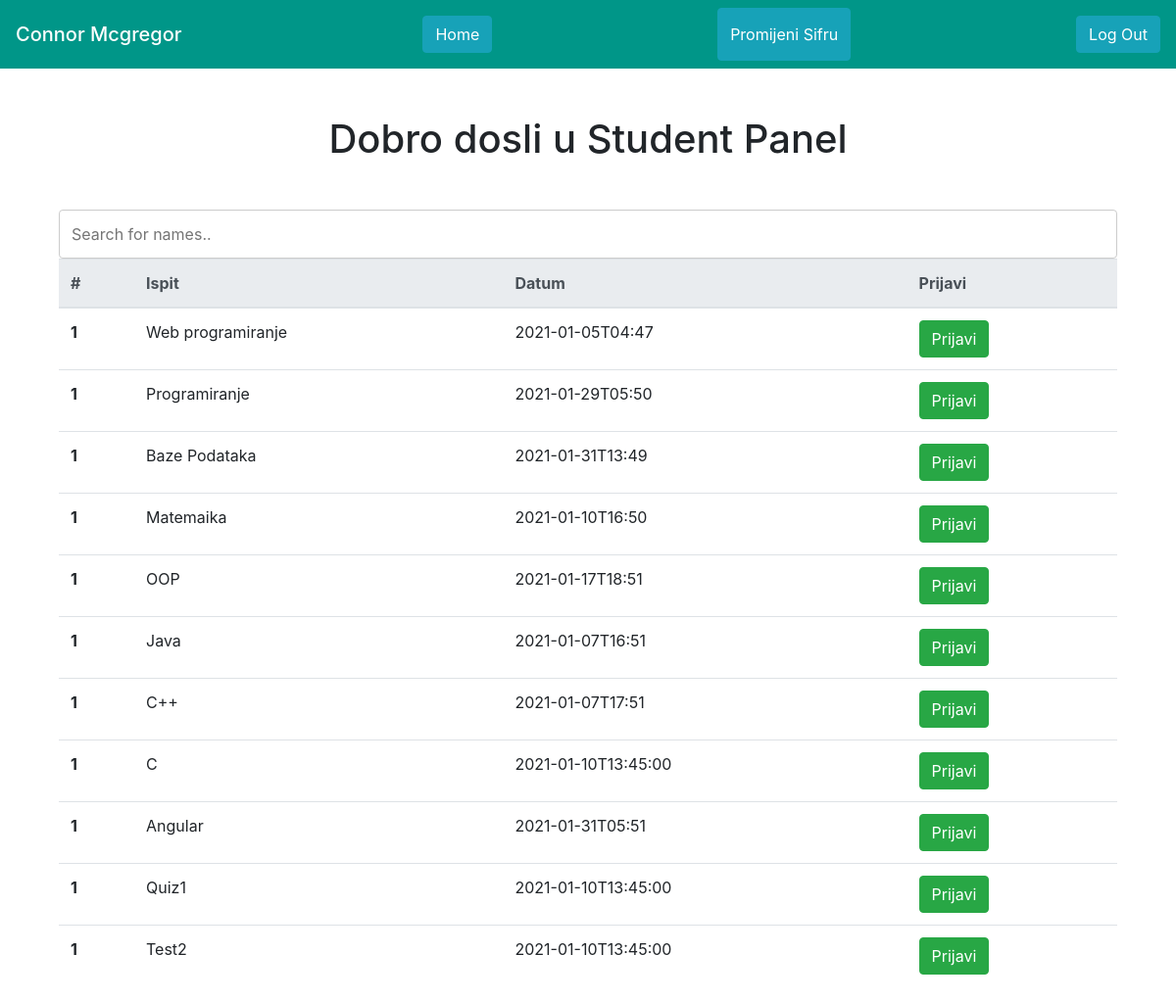
The page /PHPproject/student.php?id=9 on the database its author committed.
### tables this page shows
CREATE TABLE `users` (
  `user_id` int(255) NOT NULL,
  `Ime` varchar(255) NOT NULL,
  `Prezime` varchar(255) NOT NULL,
  `Password` varchar(255) NOT NULL,
  `Username` varchar(255) NOT NULL,
  `Email` varchar(255) NOT NULL,
  `Administrator` int(1) NOT NULL
);

CREATE TABLE `predmet` (
  `predmet_id` int(255) NOT NULL,
  `Naziv` varchar(255) NOT NULL,
  `Datum` varchar(255) NOT NULL
);

### PHPproject/getstudentname.php (called while the page is built, shortened)
<?php
$pom=$_GET['id'];
$sql1="SELECT Ime,Prezime FROM users WHERE user_id='$pom'";
$result1=mysqli_query($conn,$sql1);
while($row=mysqli_fetch_array($result1)){
  $pravoprezime=$row['Prezime'];
   $pravoime=$row['Ime'];
}
?>

### PHPproject/student.php (the view, shortened to what this page needs)
<!DOCTYPE html>
<?php require_once "includes/database.php" ?>
<html lang="en">
<head>
      <link rel="stylesheet" href="student.css">
       <link rel="stylesheet" href="https://maxcdn.bootstrapcdn.com/bootstrap/4.5.2/css/bootstrap.min.css">
</head>
<body>
    <?php
    require_once "getstudentname.php"
    ?>
    <?php
    $sqlpredmet="SELECT Naziv,Datum,predmet_id FROM predmet";
$resql=mysqli_query($conn,$sqlpredmet);
    ?>
    <nav class="navbar  mb-5" style="height:70px; background-color:#009688; color:white;">
  <span class="navbar-brand mb-0 h1"><?php echo $pravoime; echo " "; echo $pravoprezime; ?></span>
   <a href="index.php" class="btn btn-info">Home</a>
 <button type="button" class="btn btn-info" style="height:100%" onclick="changepw()">Promijeni Sifru</button>
 <a href="index.php" class="btn btn-info">Log Out</a>
</nav>
    <div class="container">
        <div class="row"><h1 style="margin:0 auto;" class="mb-5">Dobro dosli u Student Panel</h1></div>
        <div class="col-md-12" id="stdiv">
          <input type="text" id="myInput" onkeyup="myFunction()" placeholder="Search for names.." title="Type in a name">
  <table class="table" id="myTable">
  <thead class="thead-light">
    <tr>
      <th scope="col">#</th>
      <th scope="col">Ispit</th>
      <th scope="col">Datum</th>
      <th scope="col">Prijavi</th>
    </tr>
  </thead>
  <tbody>
   <?php while($red = mysqli_fetch_assoc($resql)){   ?>
    <tr>
      <th scope="row">1</th>
      <td><?php echo $red['Naziv'] ?></td>
      <td><?php echo $red['Datum'] ?></td>
      <td><?php echo "<a href='prijaviispit.php?a={$red['predmet_id']}&b={$pom}' target='_blank' onClick='this.disable=true'  class='btn btn-success'>Prijavi</a>" ?></td>
    </tr>
    <?php }?>
  </tbody>
</table>
        </div>
    </div>
</body>
</html>

### PHPproject/student.css (style rules this page uses)
input[type=text], select, textarea { width: 100%; padding: 12px; border: 1px solid #ccc; border-radius: 4px; resize: vertical; }

### rows shown on the page
users: Ime "Connor", Prezime "Mcgregor"
predmet: Naziv "Web programiranje", Datum "2021-01-05T04:47"
predmet: Naziv "Programiranje", Datum "2021-01-29T05:50"
predmet: Naziv "Baze Podataka", Datum "2021-01-31T13:49"
predmet: Naziv "Matemaika", Datum "2021-01-10T16:50"
predmet: Naziv "OOP", Datum "2021-01-17T18:51"
predmet: Naziv "Java", Datum "2021-01-07T16:51"
predmet: Naziv "C++", Datum "2021-01-07T17:51"
predmet: Naziv "C", Datum "2021-01-10T13:45:00"
predmet: Naziv "Angular", Datum "2021-01-31T05:51"
predmet: Naziv "Quiz1", Datum "2021-01-10T13:45:00"
predmet: Naziv "Test2", Datum "2021-01-10T13:45:00"
